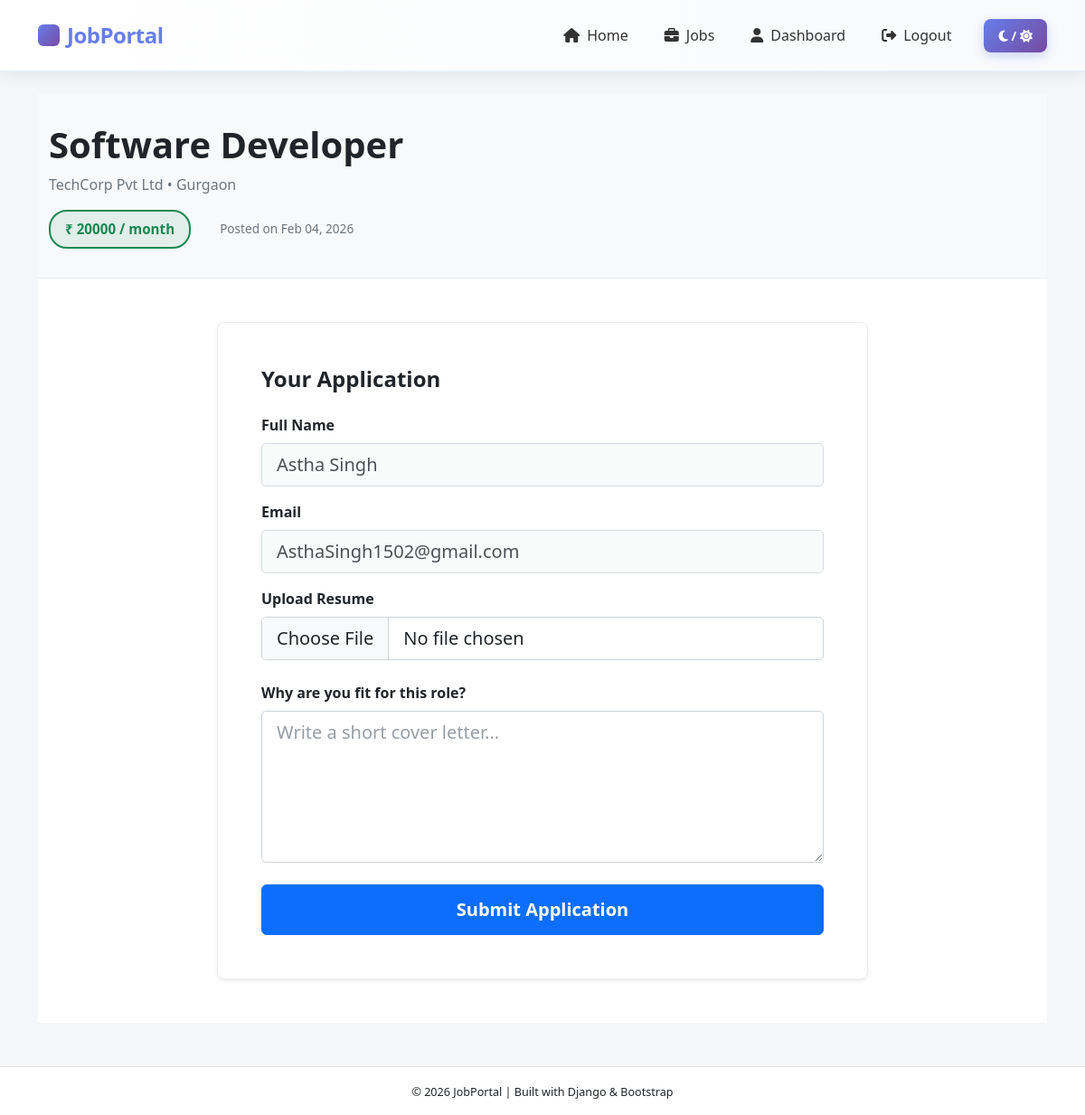
The app's page /jobs/jobs/apply/3/ (signed in) with its own data.
### Job_Portal/jobs/models.py (models this page shows, shortened)
class Job(models.Model):
    JOB_TYPE_CHOICES = [
        ('Full-Time', 'Full-Time'),
        ('Part-Time', 'Part-Time'),
        ('Internship', 'Internship'),
        ('Contract', 'Contract'),
        ('Remote', 'Remote'),
    ]
    EXPERIENCE_CHOICES = [
        ('Fresher', 'Fresher'),
        ('1-3 Years', '1-3 Years'),
        ('3-5 Years', '3-5 Years'),
        ('5+ Years', '5+ Years'),
    ]
    employer = models.ForeignKey(
        settings.AUTH_USER_MODEL,
        on_delete=models.CASCADE
    )
    title = models.CharField(max_length=200)
    description = models.TextField()
    requirements = models.TextField(blank=True)
    location = models.CharField(max_length=100)
    salary = models.PositiveIntegerField(
        null=True,
        blank=True,
        help_text="Enter salary in INR per month"
    )
    job_type = models.CharField(
        max_length=20,
        choices=JOB_TYPE_CHOICES,
        default='Full-Time'
    )
    experience_level = models.CharField(
        max_length=20,
        choices=EXPERIENCE_CHOICES,
        default='Fresher'
    )
    created_at = models.DateTimeField(auto_now_add=True)

### Job_Portal/accounts/models.py (models this page shows, shortened)
class User(AbstractUser):
    role=models.CharField(max_length=50,choices=[('admin','Admin'),('employer','Employer'),('candidate','Candidate')])

class EmployerProfile(models.Model):
    user = models.OneToOneField(User, on_delete=models.CASCADE)
    company_name = models.CharField(max_length=100)
    company_website = models.URLField()
    company_location = models.CharField(max_length=100)
    company_logo = models.ImageField(upload_to='company_logos/', null=True, blank=True)

### Job_Portal/jobs/views.py (the view, shortened to what this page needs)
# urls.py: path('jobs/apply/<int:job_id>/', apply_job, name='apply_job'),
@login_required(login_url='login')
def apply_job(request, job_id):
    if not hasattr(request.user, 'role') or request.user.role != 'candidate':
        return HttpResponseForbidden("You are not allowed to apply for jobs")
    job_instance = get_object_or_404(Job, id=job_id)
    if JobApplication.objects.filter(job=job_instance, candidate=request.user).exists():
        messages.success(request, "You have already applied for this job.")
        return redirect('job_detail', job_id=job_instance.id)
    return render(request, 'jobs/apply_job.html', {'job': job_instance})

### Job_Portal/templates/jobs/apply_job.html (shortened to what this page needs)
{% extends 'base.html' %}
{% load static %}
{% block extra_css %}
    <link rel="stylesheet" href="{% static 'css/apply_job.css' %}">
{% endblock %}
{% block content %}
<section class="job-header">
    <div class="container">
        <h1>{{ job.title }}</h1>
        <p class="company-info">
            {{ job.employer.employerprofile.company_name }} • {{ job.location }}
        </p>
        <div class="d-flex flex-wrap align-items-center gap-3">
            {% if job.salary %}
            <div class="salary-badge">
                <span>
                    ₹ {{ job.salary|floatformat:0 }} / month
                </span>
            </div>
            {% endif %}
            <span class="posted-date">
                Posted on {{ job.created_at|date:"M d, Y" }}
            </span>
        </div>
    </div>
</section>
<div class="application-container">
    <div class="container">
        <div class="row justify-content-center">
            <div class="col-lg-8">
                <div class="application-card">
                    <div class="card-body">
                        <h4>Your Application</h4>
                        <form method="POST" enctype="multipart/form-data">
                            <div class="mb-3">
                                <label class="form-label">Full Name</label>
                                <input type="text"
                                       class="form-control form-control-lg"
                                       value="{{ request.user.get_full_name }}"
                                       readonly>
                            </div>
                            <div class="mb-3">
                                <label class="form-label">Email</label>
                                <input type="email"
                                       class="form-control form-control-lg"
                                       value="{{ request.user.email }}"
                                       readonly>
                            </div>
                            <div class="mb-4">
                                <label class="form-label">Upload Resume</label>
                                <input type="file"
                                       class="form-control form-control-lg"
                                       name="resume"
                                       accept=".pdf,.doc,.docx"
                                       required>
                            </div>
                            <div class="mb-4">
                                <label class="form-label">
                                    Why are you fit for this role?
                                </label>
                                <textarea class="form-control form-control-lg"
                                          name="cover_letter"
                                          rows="5"
                                          placeholder="Write a short cover letter..."
                                          required></textarea>
                            </div>
                            <button type="submit" class="btn btn-primary btn-lg w-100">
                                Submit Application
                            </button>
                        </form>
                    </div>
                </div>
            </div>
        </div>
    </div>
</div>
{% endblock %}

### Job_Portal/static/css/base.css (style rules this page uses)
* { transition: background-color 0.25s ease, color 0.25s ease, border-color 0.25s ease; box-sizing: border-box; margin: 0; padding: 0; }
.form-control, .form-select, textarea { background-color: #ffffff; color: #212529; border: 1px solid #ced4da; border-radius: 5px; }
.form-control::placeholder { color: #999; }
.btn-primary { background-color: #0d6efd; border-color: #0d6efd; }

### Job_Portal/jobs/static/css/apply_job.css (style rules this page uses)
:root { --bg-primary: #ffffff; --bg-secondary: #f8f9fa; --text-primary: #212529; --text-secondary: #6c757d; --border-color: #e9ecef; --card-shadow: 0 0.125rem 0.25rem rgba(0, 0, 0, 0.075); --input-bg: #ffffff; --input-border: #ced4da; --input-focus-border: #80bdff; --button-primary-bg: #0d6efd; --button-primary-hover: #0b5ed7; --success-bg: #198754; --success-light-bg: rgba(25, 135, 84, 0.1); }
.job-header { background-color: var(--bg-secondary); border-bottom: 1px solid var(--border-color); padding: 2rem 0; transition: all 0.3s ease; }
.job-header h1 { color: var(--text-primary); font-weight: 700; margin-bottom: 0.5rem; transition: color 0.3s ease; }
.job-header .company-info { color: var(--text-secondary); margin-bottom: 1rem; transition: color 0.3s ease; }
.salary-badge { display: inline-flex; align-items: center; background-color: var(--success-light-bg); border: 2px solid var(--success-bg); border-radius: 20px; padding: 0.5rem 1rem; margin-right: 1rem; transition: all 0.3s ease; }
.salary-badge span { color: var(--success-bg); font-weight: 600; font-size: 0.95rem; }
.posted-date { color: var(--text-secondary); font-size: 0.85rem; transition: color 0.3s ease; }
.application-container { background-color: var(--bg-primary); padding: 3rem 0; min-height: calc(100vh - 300px); transition: background-color 0.3s ease; }
.application-card { background-color: var(--bg-primary); border: 1px solid var(--border-color); border-radius: 8px; box-shadow: var(--card-shadow); transition: all 0.3s ease; }
.application-card .card-body { padding: 2rem; }
@media (min-width: 992px) { .application-card .card-body { padding: 3rem; } }
.application-card h4 { color: var(--text-primary); font-weight: 700; margin-bottom: 1.5rem; transition: color 0.3s ease; }
.form-label { color: var(--text-primary); font-weight: 600; margin-bottom: 0.5rem; transition: color 0.3s ease; }
.form-control, .form-control-lg { background-color: var(--input-bg); color: var(--text-primary); border: 1px solid var(--input-border); transition: all 0.3s ease; }
.form-control::placeholder { color: var(--text-secondary); opacity: 0.7; }
.form-control[readonly], .form-control-lg[readonly] { background-color: var(--bg-secondary); cursor: not-allowed; opacity: 0.8; }
textarea.form-control, textarea.form-control-lg { resize: vertical; font-family: inherit; }
.btn-primary { background-color: var(--button-primary-bg); border-color: var(--button-primary-bg); color: #ffffff; font-weight: 600; padding: 0.75rem 1.5rem; border-radius: 6px; transition: all 0.3s ease; }
.btn-primary.btn-lg { padding: 0.75rem 1.5rem; width: 100%; }

### records on screen
Job: title "Software Developer", employer.employerprofile.company_name "TechCorp Pvt Ltd", location "Gurgaon", salary "20000", created_at "Feb 04, 2026"
User: user.get_full_name "Astha Singh", user.email "AsthaSingh1502@gmail.com"
